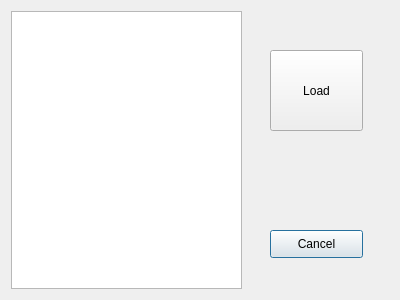
<?xml version="1.0" encoding="UTF-8"?>
<ui version="4.0">
 <class>loadDialog</class>
 <widget class="QDialog" name="loadDialog">
  <property name="geometry">
   <rect>
    <x>0</x>
    <y>0</y>
    <width>400</width>
    <height>300</height>
   </rect>
  </property>
  <property name="windowTitle">
   <string>Load</string>
  </property>
  <widget class="QListView" name="listView">
   <property name="geometry">
    <rect>
     <x>11</x>
     <y>11</y>
     <width>231</width>
     <height>278</height>
    </rect>
   </property>
  </widget>
  <widget class="QPushButton" name="cancelButton">
   <property name="geometry">
    <rect>
     <x>270</x>
     <y>230</y>
     <width>93</width>
     <height>28</height>
    </rect>
   </property>
   <property name="text">
    <string>Cancel</string>
   </property>
  </widget>
  <widget class="QPushButton" name="LoadButton">
   <property name="geometry">
    <rect>
     <x>270</x>
     <y>50</y>
     <width>93</width>
     <height>81</height>
    </rect>
   </property>
   <property name="text">
    <string>Load</string>
   </property>
  </widget>
 </widget>
 <resources/>
 <connections/>
</ui>
